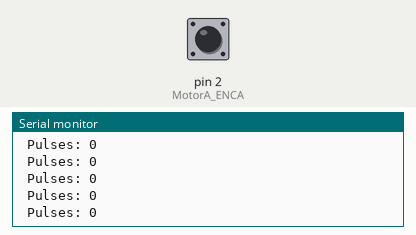
The sketch below on a simulated Arduino Uno, built with avr-gcc and run on an emulated ATmega328P. Parts: the last lines printed to the serial monitor. The test bench sets the inputs (shaded band); at power-on: pin 2 (MotorA_ENCA) HIGH.

Above: at 1.2 s.
1.3 s: pin 2 (MotorA_ENCA) pulled LOW for 0.15 s
At 2.4 s:
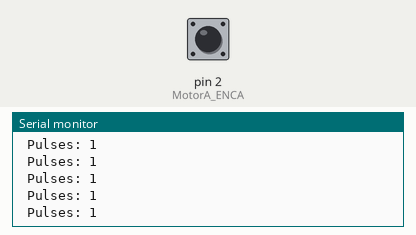
2.9 s: pin 2 (MotorA_ENCA) pulled LOW for 1 s
6.9 s: pin 2 (MotorA_ENCA) pulled LOW for 0.15 s
At 7.6 s:
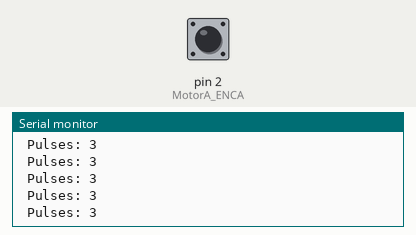
Timing chart, 0 to 9.9 s (numbered marks = the images above; inputs shaded):
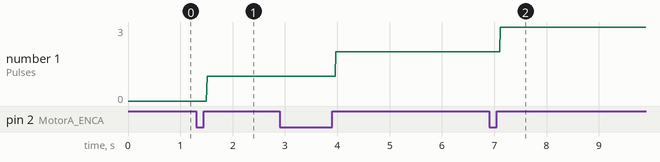

The sketch:

Pulses_per_revolution_counter.ino
```cpp
/*
 * Author: Automatic Addison
 * Website: https://automaticaddison.com
 * Description: Count the number of encoder pulses per revolution.
 */

// Encoder output to Arduino Interrupt pin. Tracks the pulse count.
//Encoder outputs for motor A connections
#define MotorA_ENCA 2
#define MotorA_ENCB 3

// Keep track of the number of right wheel pulses
volatile long motor_A_pulse_count = 0;

void setup() {

  // Open the serial port at 9600 bps
  Serial.begin(9600);

  // Set pin states of the encoder
  pinMode(MotorA_ENCA, INPUT_PULLUP);

  // Every time the pin goes high, this is a pulse
  attachInterrupt(digitalPinToInterrupt(MotorA_ENCA), right_wheel_pulse, RISING);

}

void loop() {

    Serial.print(" Pulses: ");
    Serial.println(motor_A_pulse_count);
}

// Increment the number of pulses by 1
void right_wheel_pulse() {
  motor_A_pulse_count++;
}
```

Measured:
- after the input at 1.3 s, the serial monitor: prints a new line after 0.21 s (image 1)
- after the input at 6.9 s, the serial monitor: prints a new line after 0.21 s (image 2)
- plotted number 1: 0 → 1 after the input at 1.3 s, 1 → 2 after the input at 2.9 s, 2 → 3 after the input at 6.9 s
